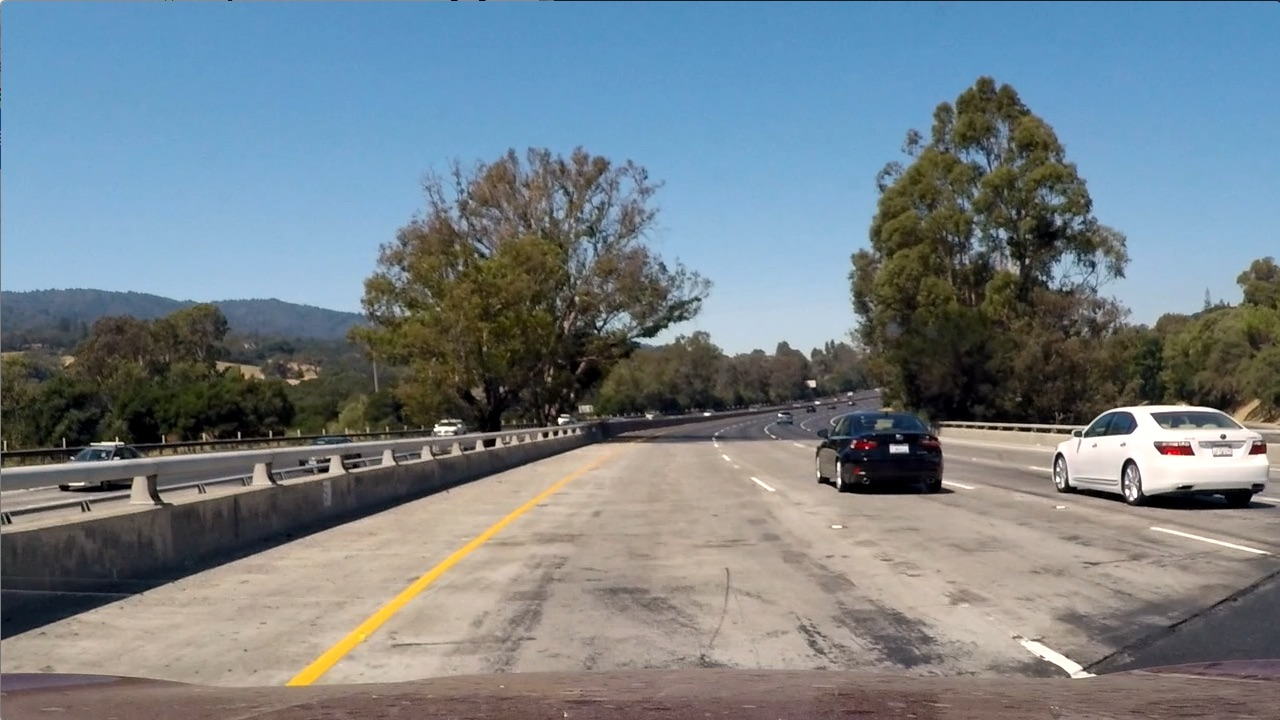
#> input picture domaci_3/notebooks/sekvence/test_frames/test1.jpg, 1280 x 720 px
$ python -i segment_lanes.py   (imports and definitions only)
#> lines starting #> are read from the running program, lines starting #| are printed output that depends on the picture; after the words box and inside, x2 and y2 are one past the last pixel; in counts of white or black regions, pixels touching at a corner belong together
#> further down, picture is the input picture: shape (720, 1280, 3); mean B, G, R 135.5, 128.7, 117.5
import cv2


def segment_lanes(img):
    white = (255, 255, 245)
    whiteish = (240, 220, 210)
    yellow = (200, 170, 0)
    yellowish = (255, 255, 140)

    kernel_closing = cv2.getStructuringElement(cv2.MORPH_ELLIPSE, (19, 19))
    kernel_dilation = cv2.getStructuringElement(cv2.MORPH_ELLIPSE, (7, 7))

    mask_yellow = cv2.inRange(img, yellow, yellowish)
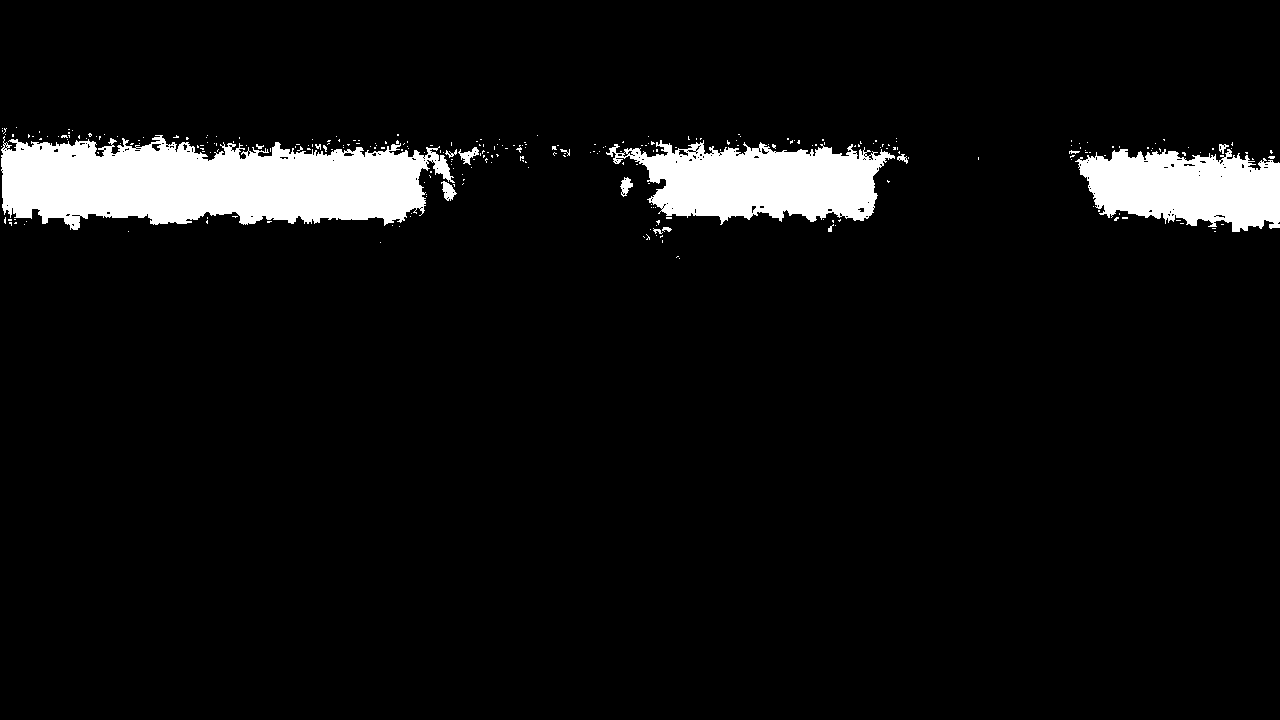
#> mask_yellow: shape (720, 1280); 6.4% white; 282 white regions (266 under 20 px), largest, box (x1, y1, x2, y2) and area: (1, 135, 455, 230) 29928, (606, 140, 895, 225) 15058, (1075, 149, 1280, 232) 12067
    mask_white = cv2.inRange(img, whiteish, white)
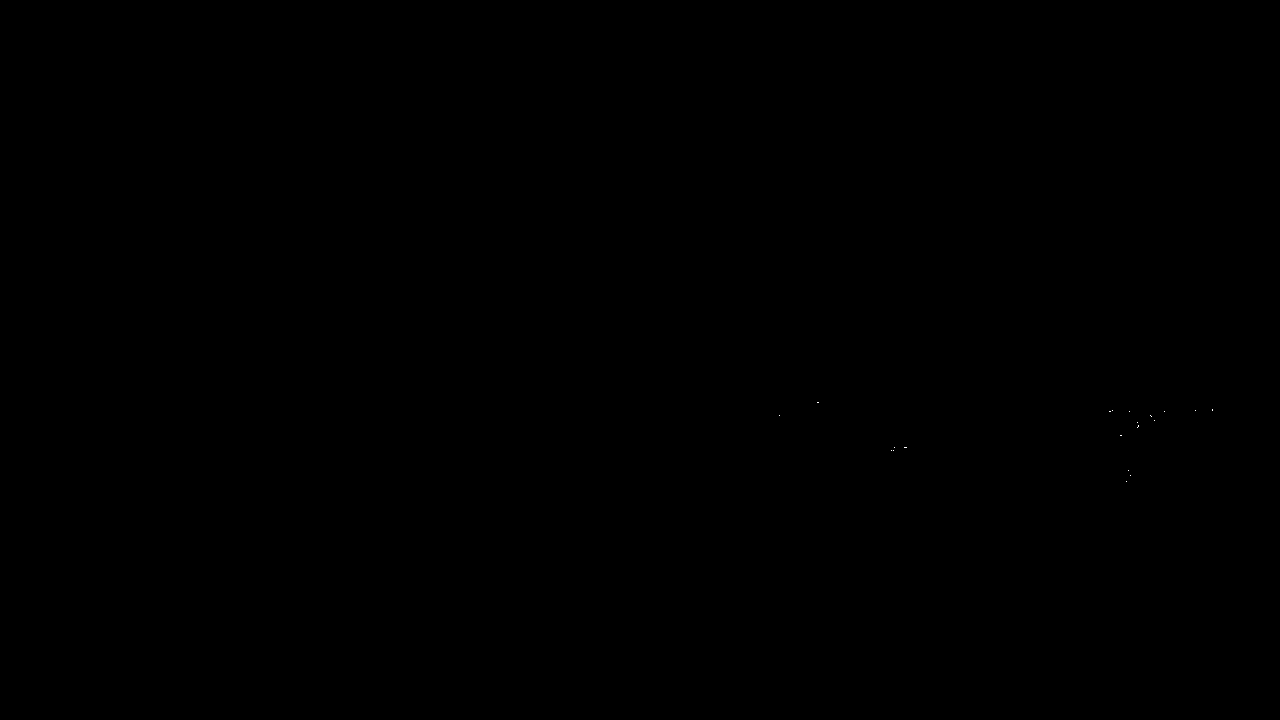
#> mask_white: shape (720, 1280); 0% white in thin lines or dots, all inside (x1, y1, x2, y2) = (779, 402, 1213, 482)
    merged_mask = mask_white | mask_yellow
    closing = cv2.morphologyEx(merged_mask, cv2.MORPH_CLOSE, kernel_closing)
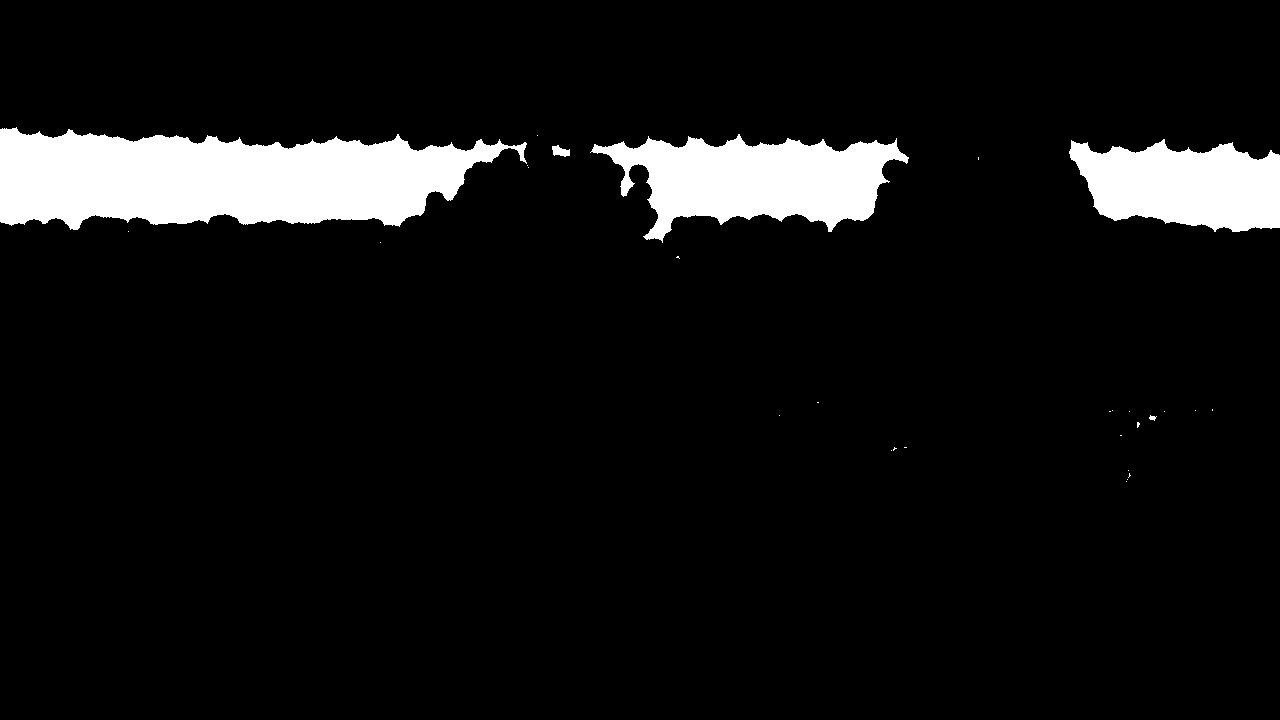
#> closing: shape (720, 1280); 7.7% white; 29 white regions (24 under 20 px), largest, box (x1, y1, x2, y2) and area: (0, 127, 527, 230) 37362, (590, 134, 909, 243) 19165, (1069, 139, 1280, 232) 14338, (552, 145, 570, 157) 140, (1149, 415, 1157, 421) 27
    dilation = cv2.dilate(closing, kernel_dilation, iterations=1)
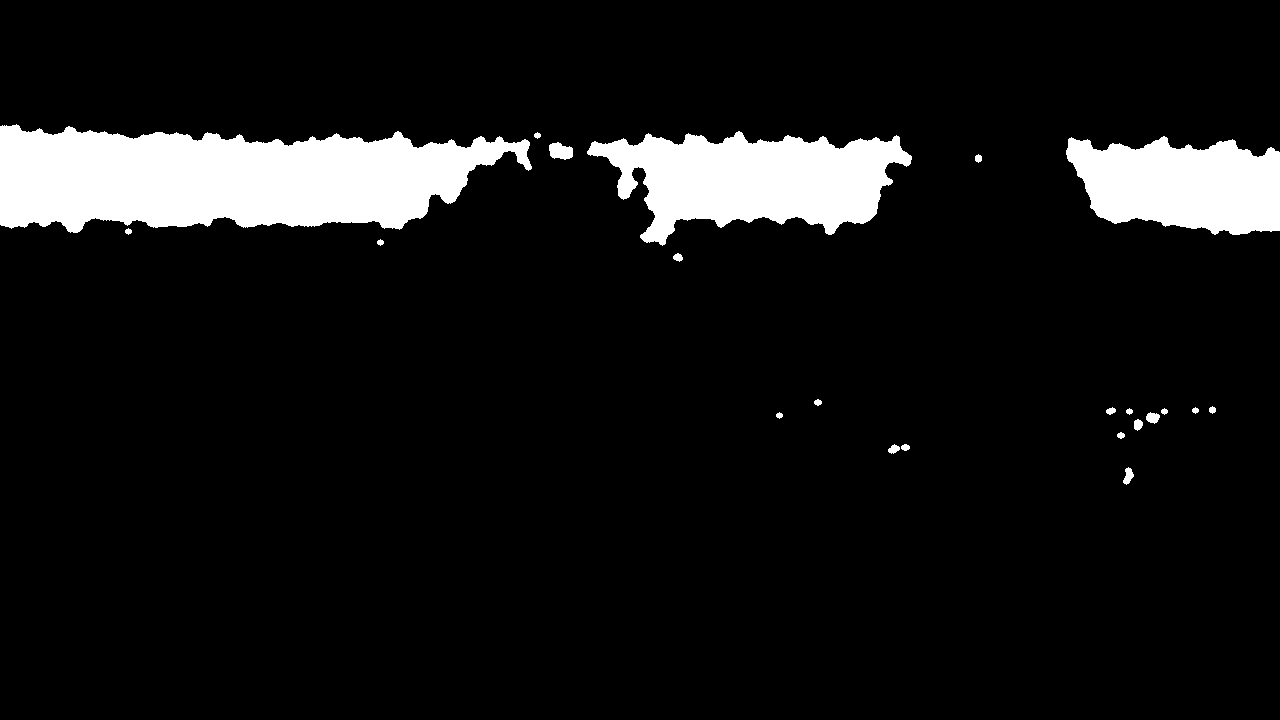
#> dilation: shape (720, 1280); 8.7% white; 22 white regions, largest, box (x1, y1, x2, y2) and area: (0, 124, 532, 233) 41105, (587, 131, 912, 246) 22083, (1066, 136, 1280, 235) 15918

    return dilation, closing, merged_mask, mask_white, mask_yellow

>>> import cv2
>>> picture = cv2.imread('../../notebooks/sekvence/test_frames/test1.jpg')
>>> result = segment_lanes(picture)
#> result = 5 items

$ run again, on domaci_3/notebooks/sekvence/test_frames/test2.jpg
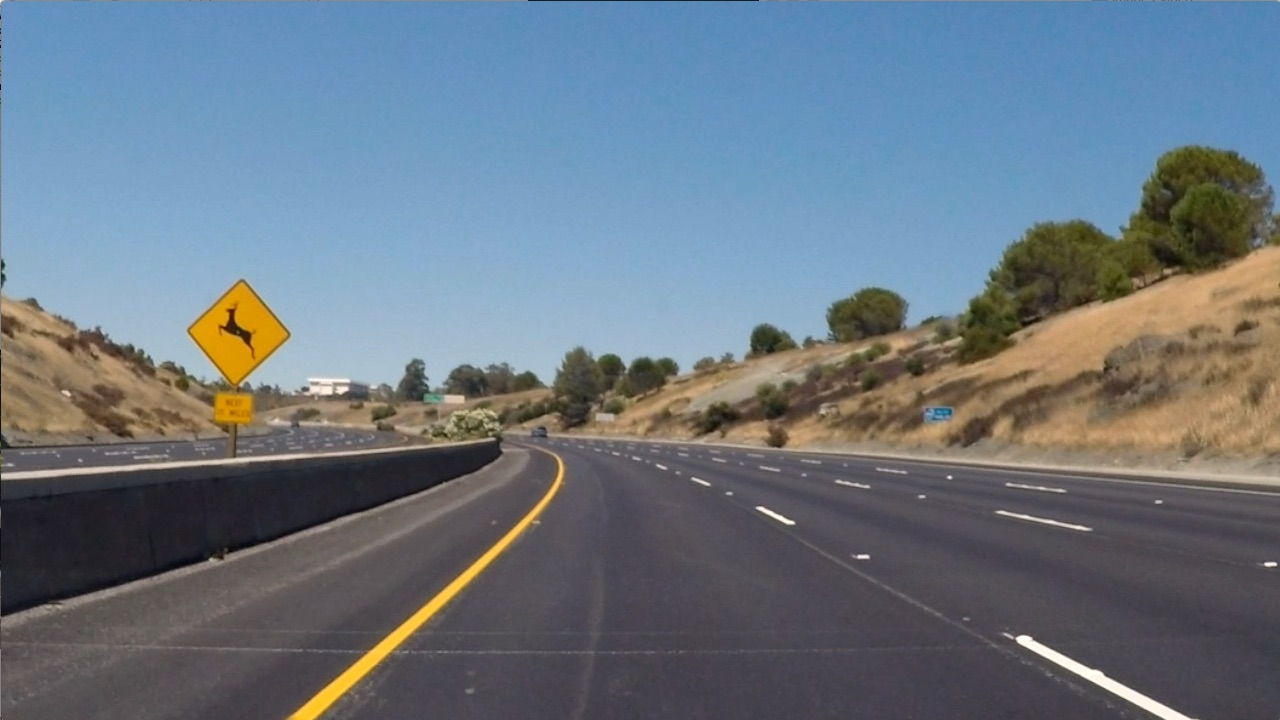
#> input picture domaci_3/notebooks/sekvence/test_frames/test2.jpg, 1280 x 720 px
#> picture is the input picture: shape (720, 1280, 3); mean B, G, R 129.6, 118.8, 106.7
#> in segment_lanes, `mask_yellow = cv2.inRange(img, yellow, yellowish)`:
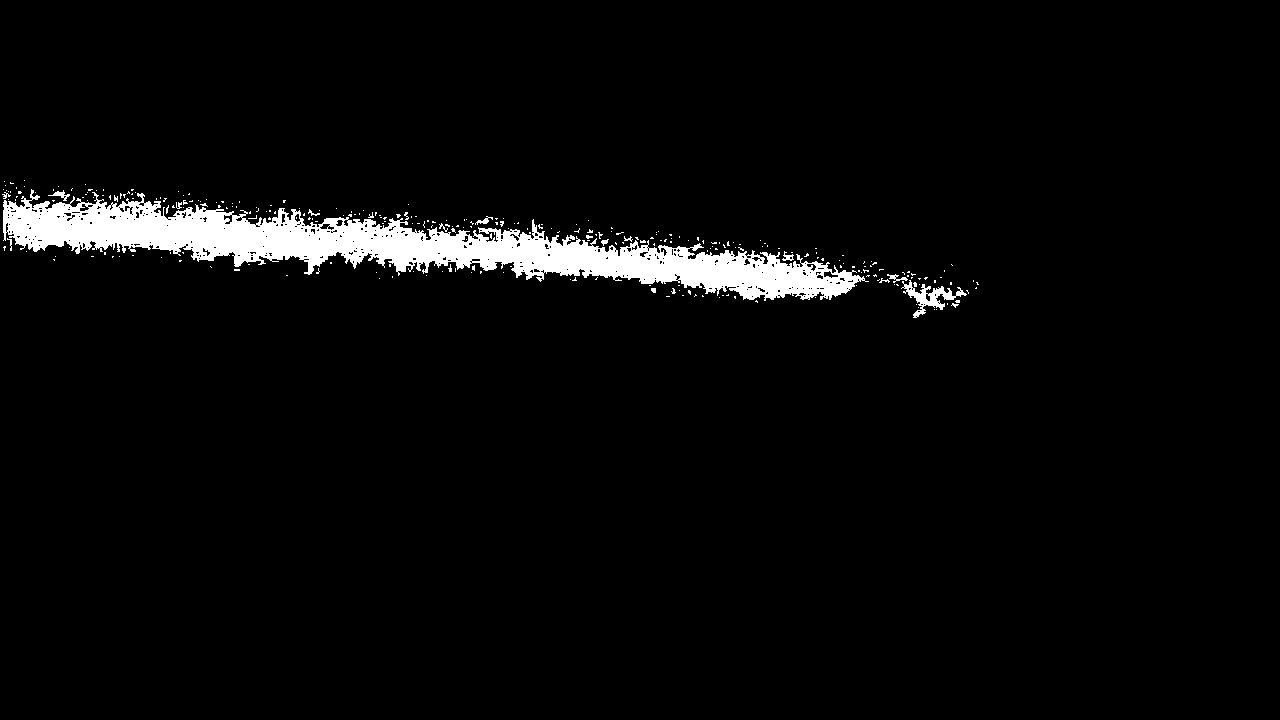
#> mask_yellow: shape (720, 1280); 3.7% white; 292 white regions (276 under 20 px), largest, box (x1, y1, x2, y2) and area: (3, 189, 869, 301) 31599, (901, 280, 967, 318) 734, (48, 190, 70, 201) 81
#> mask_white: shape (720, 1280); 0% white in thin lines or dots, all inside (x1, y1, x2, y2) = (309, 379, 349, 381)
#> closing: shape (720, 1280); 5.3% white; 6 white regions (5 under 20 px), largest, box (x1, y1, x2, y2) and area: (0, 180, 979, 318) 49081
#> in segment_lanes, `dilation = cv2.dilate(closing, kernel_dilation, iterations=1)`:
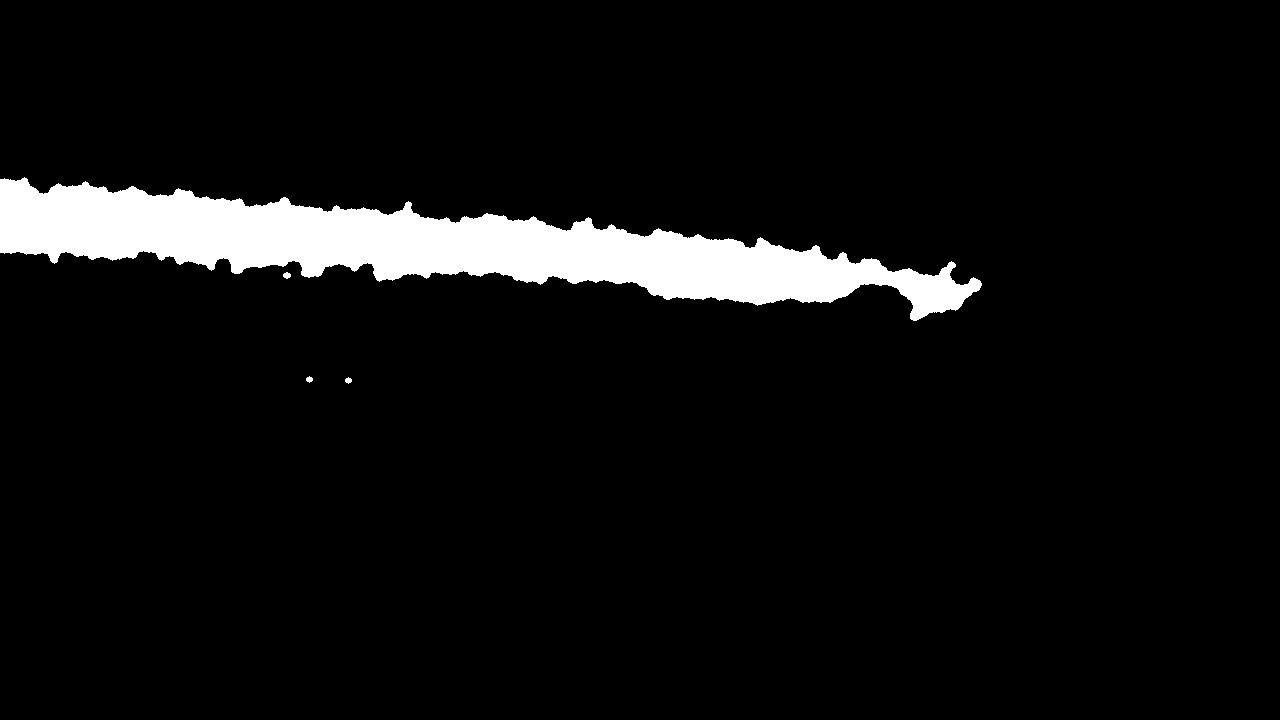
#> dilation: shape (720, 1280); 6.1% white; 4 white regions, box (x1, y1, x2, y2) and area: (0, 177, 982, 321) 55874, (283, 272, 291, 279) 40, (306, 376, 313, 383) 33, (345, 377, 352, 384) 33
#> result = 5 items
